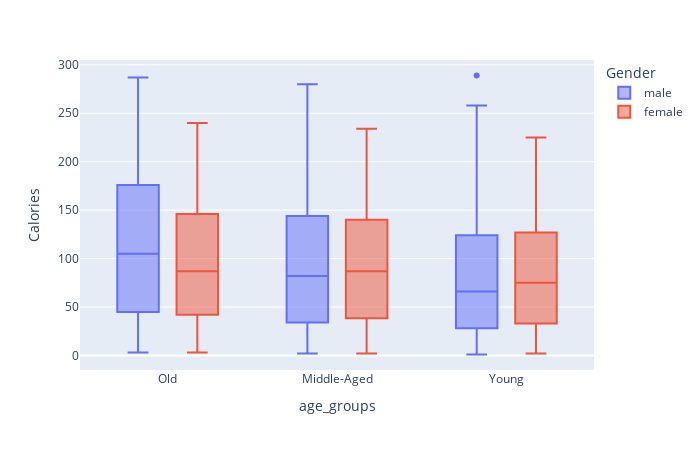

Notebook cell for this chart:
### Markdown cell above
* As we expected, there is a significant difference between in counts of different age groups.Most of the people of this dataset are **young**.The second is **middle-aged** and the third one is **old**.

Lets analyze how many kilocalories each age groups burned.We will do this with `box plot`.Because `box plot` has a intuitive graph that we can extract **Median** , **Interquartile Range** , **Outliers** and etc.Just like the picture below shows.

![alt text](https://miro.medium.com/max/18000/1*2c21SkzJMf3frPXPAR_gZA.png "Box plot structure")

### Code cell
fig = px.box(exercise_train_data , x= "age_groups" , y = "Calories" , color = "Gender")

fig.update_layout(      
    width=700,
    height=450,
)

fig.show()

### Figure 1 — Plotly figure (JSON) as saved in the notebook; plotly's stock layout.template omitted (floating-point values rounded to 4 significant figures; data arrays with more than 128 entries replaced by an {"elided": "..."} marker saying what was removed)
{"data": [{"alignmentgroup": "True", "hovertemplate": "Gender=male<br>age_groups=%{x}<br>Calories=%{y}<extra></extra>", "legendgroup": "male", "marker": {"color": "#636efa"}, "name": "male", "notched": false, "offsetgroup": "male", "orientation": "v", "showlegend": true, "type": "box", "x": {"elided": "5932 str values"}, "x0": " ", "xaxis": "x", "y": {"elided": "5932 float values"}, "y0": " ", "yaxis": "y"}, {"alignmentgroup": "True", "hovertemplate": "Gender=female<br>age_groups=%{x}<br>Calories=%{y}<extra></extra>", "legendgroup": "female", "marker": {"color": "#EF553B"}, "name": "female", "notched": false, "offsetgroup": "female", "orientation": "v", "showlegend": true, "type": "box", "x": {"elided": "6068 str values"}, "x0": " ", "xaxis": "x", "y": {"elided": "6068 float values"}, "y0": " ", "yaxis": "y"}], "layout": {"boxmode": "group", "height": 450, "legend": {"title": {"text": "Gender"}, "tracegroupgap": 0}, "margin": {"t": 60}, "width": 700, "xaxis": {"anchor": "y", "domain": [0, 1], "title": {"text": "age_groups"}}, "yaxis": {"anchor": "x", "domain": [0, 1], "title": {"text": "Calories"}}}}
